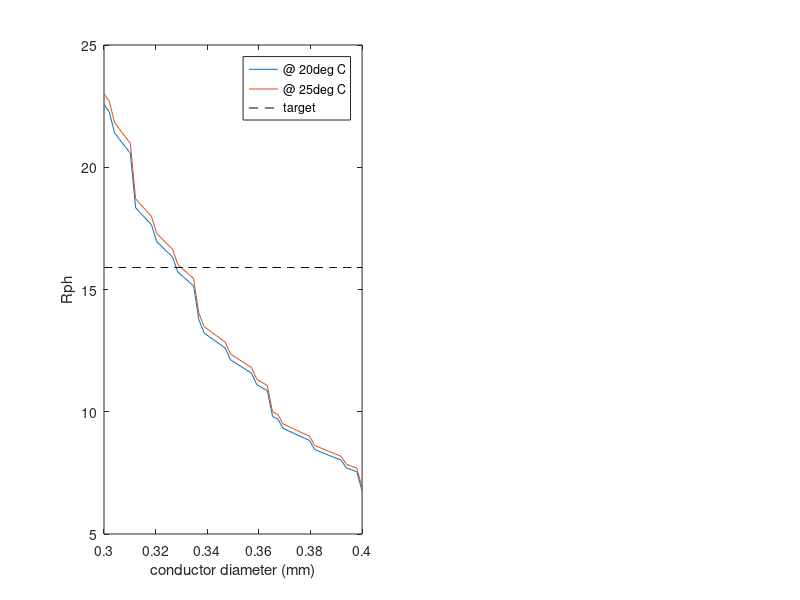

The MATLAB source for this figure: (Note: this script raises an error after producing the figure.)
dia_range = linspace(0.3,0.4,50); % in mm

for z=1:length(dia_range)

% close all

% conductor_dia = 0.32; % in mm of only the conductor
conductor_dia = dia_range(z); % in mm of only the conductor

insulation_build = 0.01; % in mm of the insulation addition to diameter
wire_dia = conductor_dia + insulation_build;
wire_density = 2.7; % g/cc
wire_resistivity = 1.72e-8; % ohm meter at 20deg C
wire_temp_coeff = 3.93e-3; % % per deg
glue_density = 1.5; % g/cc
box_x = 4.5; % max width in mm
box_y = 11; % target height in mm
problem_length = 55; %mm


%% computation of the in-plane (wire stacking) measurements
% compute number of wires per first row
odd_row_qty = floor(box_x/wire_dia);
% compute number of wires per second row
offset_x = wire_dia/2;
offset_y = wire_dia*sind(60);
per_pair_height = wire_dia*(1+sind(60));

% figure(z)
% hold on
y_height_offset = 0;
j=1;
turns = 0;
full_row_number = 0;
full_1less_row_number = 0;
while y_height_offset+wire_dia/2 < box_y

    if mod(j,2)==1
        for i=1:odd_row_qty
%             plot_circle(wire_dia/2 + (i-1)*wire_dia,wire_dia/2+y_height_offset,wire_dia) % "odd row"
            turns = turns+1;
        end
        y_height_offset = y_height_offset + offset_y;
        full_row_number = full_row_number+1;
    else
        if 1
            for i=1:odd_row_qty-1
%             plot_circle(wire_dia/2 + (i-1)*wire_dia + offset_x,wire_dia/2+y_height_offset,wire_dia) % "even row"
            turns = turns+1;
            end
            full_1less_row_number = full_1less_row_number+1;
        else
            for i=1:odd_row_qty-1+1
%             plot_circle(wire_dia/2 + (i-1)*wire_dia + offset_x,wire_dia/2+y_height_offset,wire_dia) % "even row"
            turns = turns+1;
            end
            full_row_number = full_row_number+1;
        end
        y_height_offset = y_height_offset + offset_y;
    end
    j=j+1;
end

% plot_rect_pos_size(0,0,box_x,box_y)
% axis image
turns;
turns_arr(z) = turns;
actual_box_x = odd_row_qty*wire_dia;
actual_box_y = wire_dia+y_height_offset-offset_y;
% plot_rect_pos_size(0,0,box_x,actual_box_y)

% fill factor calculation
box_area = actual_box_x*actual_box_y; %mm^2
wire_area = turns*pi()*conductor_dia^2/4; % mm^2 area of conductor only
fill_factor(z) = wire_area/box_area;
% eff_density = fill_factor*wire_density + (1-fill_factor)*glue_density;

% total winding resistance calculation
per_side_resistance = turns*wire_resistivity*1000*(problem_length/(wire_area./turns)); % for one side of the coil in ohms
per_coil_resistance = 2*per_side_resistance; % ohms does not account for end turns

end_turn_avg_length = 28.7; % mm 
per_coil_resistance_w_ends = turns*wire_resistivity*1000*((2*problem_length+end_turn_avg_length*2)/(wire_area./turns));

Rph20(z) = per_coil_resistance_w_ends;
Rph25(z) = Rph20(z).*(1+wire_temp_coeff.*(25-20));

% % compute resistance, mass, and cost in common wire materials
% r_mat_arr = [1.72e-8 (2.6e-8*0.85 + 0.15*1.72e-8) 2.6e-8 1.59e-8]; % resistivity ohm*m in order copper, cca15, aluminum, silver
% rho_mat_arr = [8.96 (2.7*0.85 + 0.15*8.96) 2.7 10.49]; % density g/cc in order copper, cca15, aluminum, silver
% cost_mat_arr = [9.75 (2.67*0.85 + 0.15*9.75) 2.67 870]; % cost USD$/kg in order copper, cca15, aluminum, silver


% title({['turns = ' num2str(turns)];...
%     ['fill factor = ' num2str(fill_factor)];...
%     ['coil resistance  = ' num2str(per_coil_resistance_w_ends) 'Ω'];...
%     ['target X = ' num2str(box_x) 'mm ; ' 'actual X = ' num2str(actual_box_x) 'mm'];...
%     ['target Y = ' num2str(box_y) 'mm ; ' 'actual Y = ' num2str(actual_box_y) 'mm']...
%     })

end

figure(1)
subplot(1,2,1)
plot(dia_range,Rph20)
hold on
plot(dia_range,Rph25)

plot(dia_range,15.9.*ones(size(Rph25)),'k--')
xlabel('conductor diameter (mm)')
ylabel('Rph')
legend('@ 20deg C','@ 25deg C','target')


% AWG is crazy
% The n gauge wire diameter dn in millimeters (mm) is equal to 0.127mm times 92 raised to the power of 36 minus gauge number n, divided by 39.

dia_range_awg = mm2awg(dia_range);

subplot(1,2,2)
plot(dia_range_awg,Rph20)
hold on
plot(dia_range_awg,Rph25)

plot(dia_range_awg,15.9.*ones(size(Rph25)),'k--')
xlabel('conductor diameter (AWG)')
ylabel('Rph')
legend('@ 20deg C','@ 25deg C','target')
set(gca, 'XDir','reverse') % AWG goes from hi to low